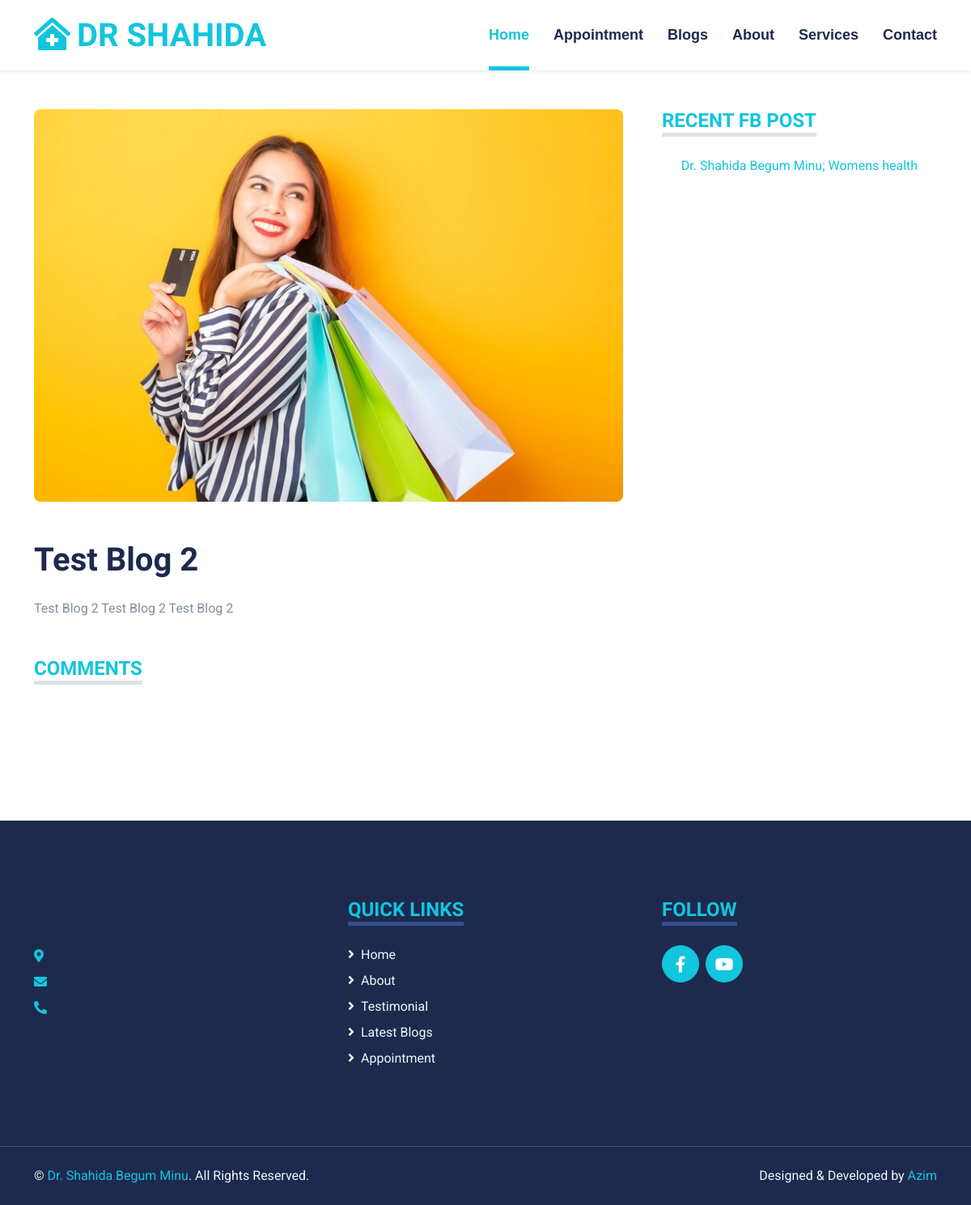
Screenshot of /blog/post/3 with the database file from the repository.
### dr_shahida/models.py (models this page shows, shortened)
class BlogPost(models.Model):
    title = models.CharField(max_length=200, unique=True)
    slug = models.SlugField(max_length=200, unique=True)
    author = models.ForeignKey(User, on_delete= models.CASCADE,related_name='blog_posts')
    updated_on = models.DateTimeField(auto_now= True)
    img = models.ImageField(upload_to='featured_image')
    content = models.TextField()
    created_on = models.DateTimeField(auto_now_add=True)
    status = models.IntegerField(choices=STATUS, default=0)
    class Meta:
        ordering = ['-created_on']

### dr_shahida/views.py (the view)
# urls.py: path('blog/post/<int:post_id>', views.blogdetailview, name='blogdetailview'),
def blogdetailview(request,post_id):
    blog_post = BlogPost.objects.get(pk=post_id)
    blog_posts = BlogPost.objects.all()
    diction = {'blog_post':blog_post, 'blog_posts':blog_posts[0:4]}
    return render(request, 'dr_shahida/detail.html', context=diction)

### templates/dr_shahida/detail.html (shortened to what this page needs)
{% extends 'dr_shahida/base.html' %}
{% load i18n %}
{% load static %}
{% block content %}
    <div class="container py-5">
        <div class="row g-5">
            <div class="col-lg-8">
                <div class="mb-5">
                    <img class="img-fluid w-100 rounded mb-5" src="{{ blog_post.img.url }}" alt="">
                    <h1 class="mb-4">{{ blog_post.title }}</h1>
                    <p>{{ blog_post.content }}</p>
                    </div>
                <div class="mb-5">
                    <h4 class="d-inline-block text-primary text-uppercase border-bottom border-5 mb-4">Comments</h4>
                </div>
            </div>
            <div class="col-lg-4">
                <div class="mb-5">
                    <h4 class="d-inline-block text-primary text-uppercase border-bottom border-5 mb-4">Recent FB Post</h4>
                    <div class="text-center mx-auto mb-5" style="max-width: 500px;">
                        <div class="fb-page" data-href="https://www.facebook.com/Dr.ShahidaBegumMinu/" data-tabs="timeline" data-width="" data-height="1200" data-small-header="false" data-adapt-container-width="true" data-hide-cover="false" data-show-facepile="true"><blockquote cite="https://www.facebook.com/Dr.ShahidaBegumMinu/" class="fb-xfbml-parse-ignore"><a href="https://www.facebook.com/Dr.ShahidaBegumMinu/">Dr. Shahida Begum Minu; Womens health</a></blockquote></div>
                    </div>
                </div>
            </div>
        </div>
    </div>
    {% endblock %}
{% block footer %}
{% include 'dr_shahida/footer.html' %}
{% endblock %}

### static/css/style.css (style rules this page uses)
:root { --primary: #13C5DD; --secondary: #354F8E; --light: #EFF5F9; --dark: #1D2A4D; }

### rows the page displays
BlogPost: img (picture), title "Test Blog 2", content "Test Blog 2 Test Blog 2 Test Blog 2"
